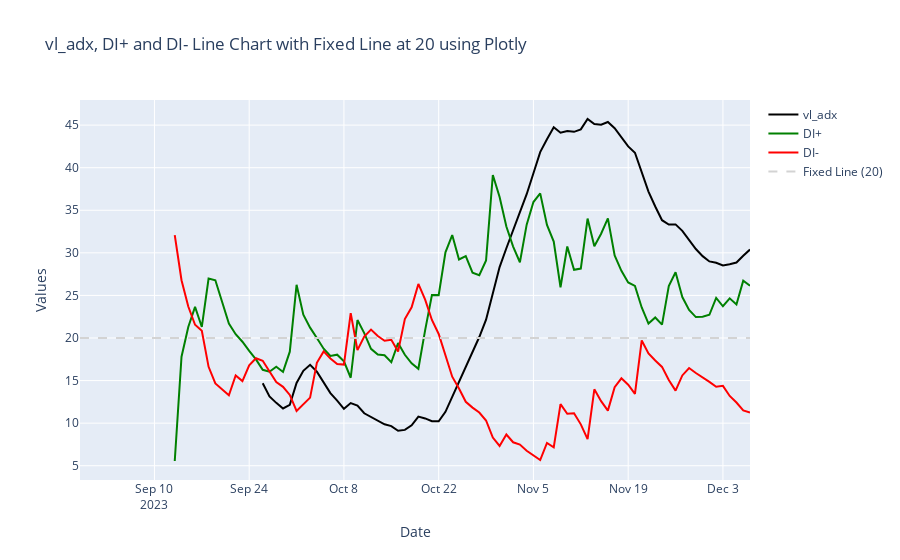

Notebook code cell kept with this figure:
### Code cell
def combined_charts(symbol):
    vl_adx_chart(symbol)
    ichimoku_chart(symbol)

# Chamar a função para criar os gráficos lado a lado
combined_charts('ATOMUSDT')
